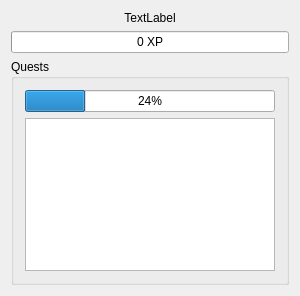
<?xml version="1.0" encoding="UTF-8"?>
<ui version="4.0">
 <class>MainWindow</class>
 <widget class="QMainWindow" name="MainWindow">
  <property name="geometry">
   <rect>
    <x>0</x>
    <y>0</y>
    <width>300</width>
    <height>296</height>
   </rect>
  </property>
  <property name="windowTitle">
   <string>Progress</string>
  </property>
  <property name="windowIcon">
   <iconset>
    <normaloff>../../../documents/level.png</normaloff>../../../documents/level.png</iconset>
  </property>
  <property name="windowOpacity">
   <double>1.000000000000000</double>
  </property>
  <property name="animated">
   <bool>true</bool>
  </property>
  <widget class="QWidget" name="centralWidget">
   <layout class="QVBoxLayout" name="verticalLayout">
    <item>
     <widget class="QLabel" name="lbl_level">
      <property name="text">
       <string>TextLabel</string>
      </property>
      <property name="alignment">
       <set>Qt::AlignCenter</set>
      </property>
     </widget>
    </item>
    <item>
     <widget class="QProgressBar" name="progressBar">
      <property name="value">
       <number>0</number>
      </property>
      <property name="format">
       <string>%p XP</string>
      </property>
     </widget>
    </item>
    <item>
     <widget class="QGroupBox" name="questBox">
      <property name="title">
       <string>Quests</string>
      </property>
      <layout class="QVBoxLayout" name="verticalLayout_2">
       <property name="sizeConstraint">
        <enum>QLayout::SetDefaultConstraint</enum>
       </property>
       <item>
        <widget class="QProgressBar" name="questProgress">
         <property name="value">
          <number>24</number>
         </property>
        </widget>
       </item>
       <item>
        <widget class="QListWidget" name="questList"/>
       </item>
      </layout>
     </widget>
    </item>
   </layout>
  </widget>
 </widget>
 <layoutdefault spacing="6" margin="11"/>
 <resources/>
 <connections/>
</ui>
